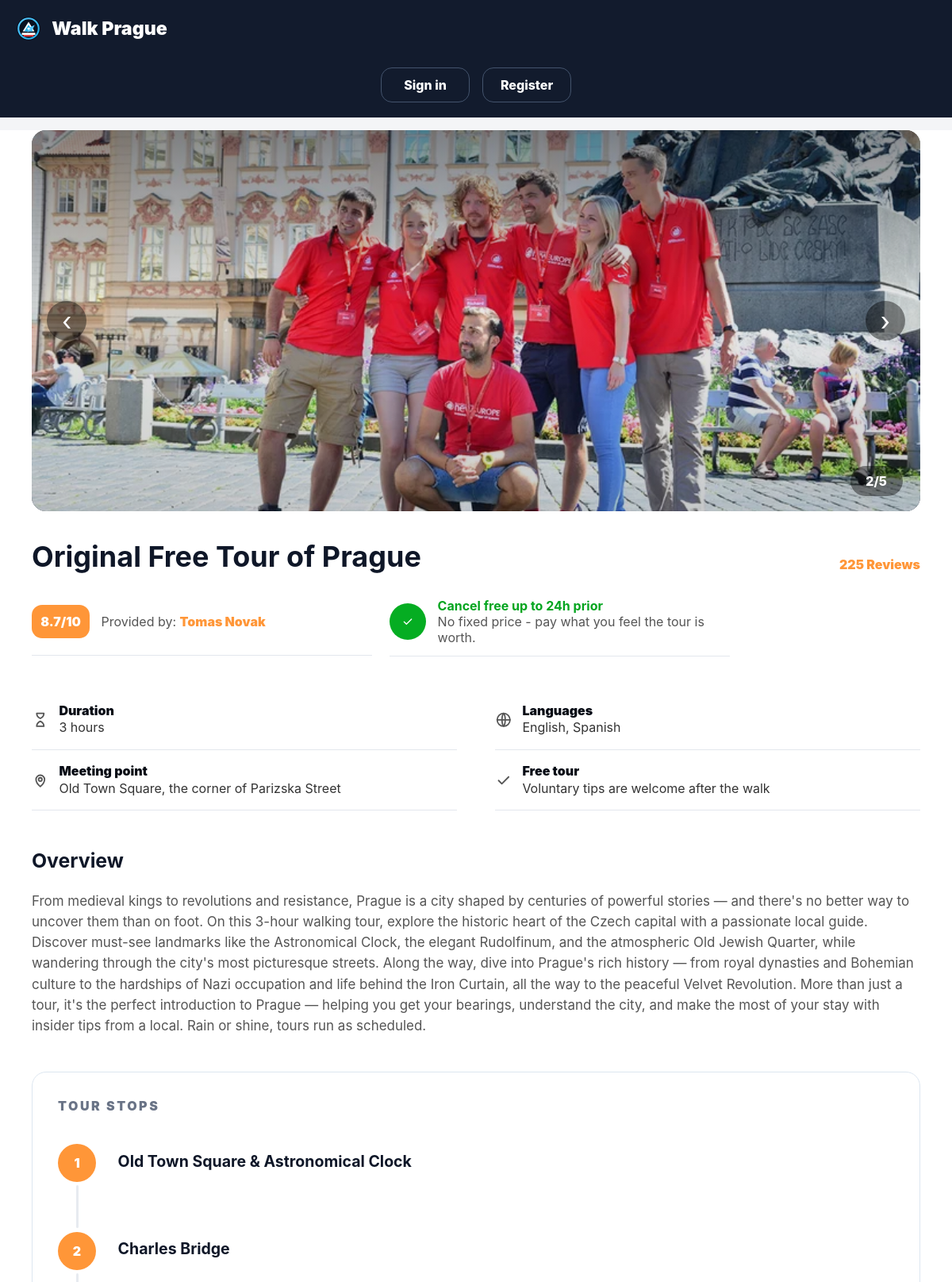
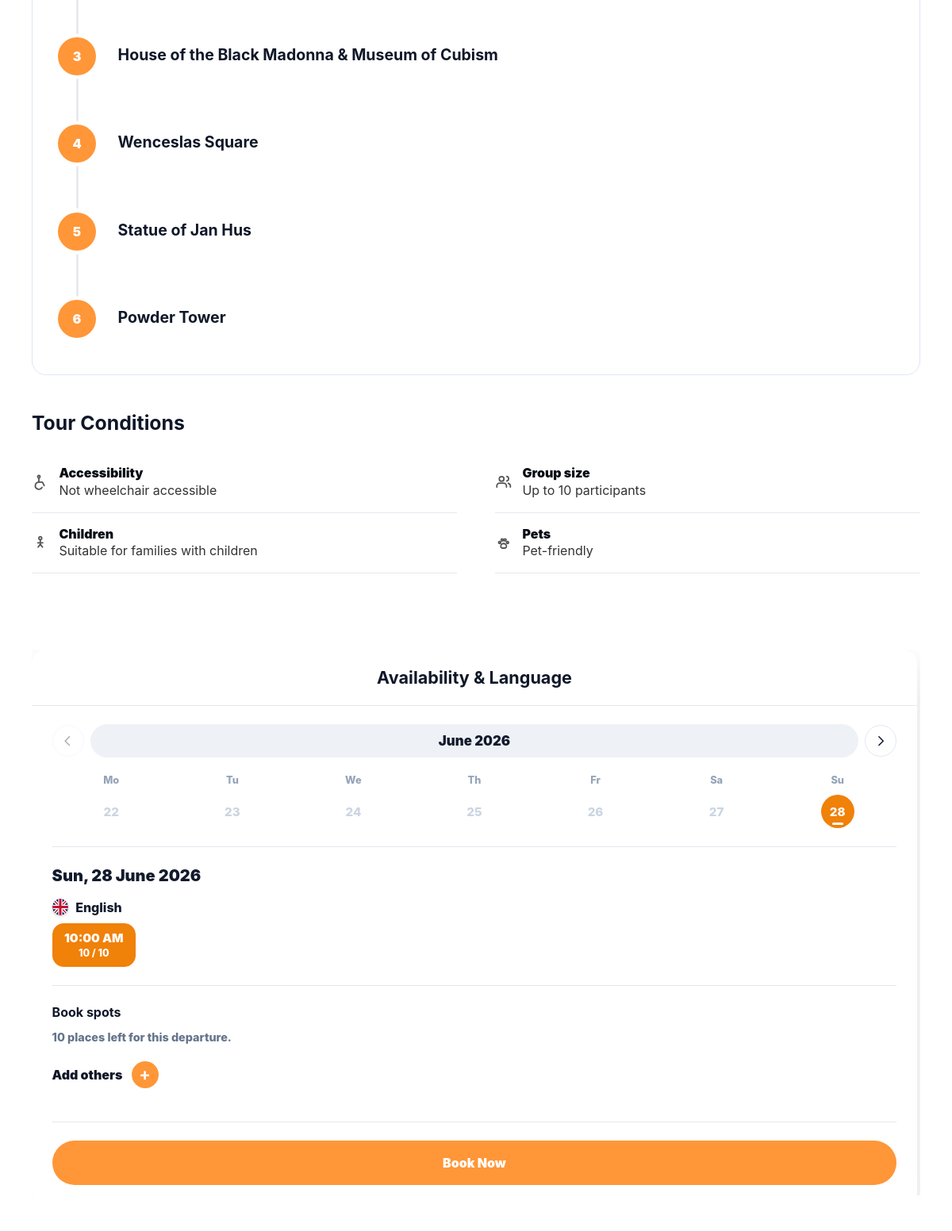
Screenshot of /tours/original-free-tour-of-prague (upper part) with the database file from the repository (2 pictures, top to bottom).
### tables this page shows
CREATE TABLE tours (
            id INTEGER PRIMARY KEY AUTOINCREMENT,
            guide_id INTEGER NOT NULL REFERENCES guides(id) ON DELETE CASCADE,
            slug TEXT NOT NULL UNIQUE,
            title TEXT NOT NULL,
            description TEXT NOT NULL,
            meeting_point TEXT NOT NULL,
            duration_minutes INTEGER NOT NULL,
            max_participants INTEGER NOT NULL,
            status TEXT NOT NULL DEFAULT 'active',
            wheelchair_accessible INTEGER NOT NULL DEFAULT 0,
            suitable_for_children INTEGER NOT NULL DEFAULT 0,
            pet_friendly INTEGER NOT NULL DEFAULT 0,
            rating REAL NOT NULL DEFAULT 0,
            review_count INTEGER NOT NULL DEFAULT 0,
            created_at TEXT NOT NULL DEFAULT CURRENT_TIMESTAMP
        );

CREATE TABLE tour_stops (
            id INTEGER PRIMARY KEY AUTOINCREMENT,
            tour_id INTEGER NOT NULL REFERENCES tours(id) ON DELETE CASCADE,
            stop_order INTEGER NOT NULL,
            title TEXT NOT NULL
        );

### app/__init__.py (the view)
    @app.route("/tours/<slug>")
    def tour_detail(slug):
        tour = get_tour_detail(slug)
        if tour is None:
            abort(404)
        admin_view = request.args.get("mode") == "admin"
        participant_view = request.args.get("mode") == "participant"
        staff_view = current_user.is_authenticated and current_user.role in ("guide", "admin")
        already_booked = (
            current_user.is_authenticated
            and current_user.role == "participant"
            and participant_has_active_tour_booking(current_user.id, tour["id"])
        )
        return render_template(
            "tour_detail.html", tour=tour, admin_view=admin_view,
            participant_view=participant_view, staff_view=staff_view,
            already_booked=already_booked,
        )

### app/backend.py (called while the page is built)
def get_db():
    if "db" not in g:
        g.db = sqlite3.connect(current_app.config["DATABASE"])
        g.db.row_factory = sqlite3.Row
        g.db.execute("PRAGMA foreign_keys = ON")
    return g.db

def get_profile_photo_url(raw_photo):
    raw_photo = (raw_photo or "").strip()
    if raw_photo.startswith("http"):
        return raw_photo
    if raw_photo.startswith("img/"):
        rel = raw_photo
    elif raw_photo:
        rel = f"img/{raw_photo}"
    else:
        return DEFAULT_PROFILE_PHOTO
    try:
        static_dir = Path(current_app.root_path) / "static"
        full = static_dir / rel
        if full.exists():
            return f"/static/{rel}"
        for ext in (".jpg", ".jpeg", ".png", ".webp"):
            alt = full.with_suffix(ext)
            if alt.exists():
                return f"/static/{alt.relative_to(static_dir).as_posix()}"
        return DEFAULT_PROFILE_PHOTO
    except RuntimeError:
        return f"/static/{rel}"

def resolve_tour_image(raw):
    raw = (raw or "").strip()
    if raw.startswith("http"):
        return raw
    if not raw:
        return DEFAULT_TOUR_IMAGE
    try:
        static_dir = Path(current_app.root_path) / "static"
        full = static_dir / raw
        if full.exists():
            return f"/static/{raw}"
        for ext in (".jpg", ".jpeg", ".png", ".webp"):
            alt = full.with_suffix(ext)
            if alt.exists():
                return f"/static/{alt.relative_to(static_dir).as_posix()}"
        return DEFAULT_TOUR_IMAGE
    except RuntimeError:
        return f"/static/{raw}"

def tour_schedule_departures(tour_id, days_forward=120, from_dt=None):
    db = get_db()
    now = from_dt or datetime.now()
    horizon = now + timedelta(days=days_forward)
    schedules = db.execute(
        "SELECT * FROM tour_schedules WHERE tour_id = ? AND active = 1",
        (tour_id,),
    ).fetchall()
    departures = []
    for schedule in schedules:
        hours, minutes = map(int, schedule["start_time"].split(":"))
        days_ahead = (schedule["weekday"] - now.weekday()) % 7
        current = (now + timedelta(days=days_ahead)).replace(
            hour=hours, minute=minutes, second=0, microsecond=0
        )
        while current <= horizon:
            if current > now:
                departures.append((schedule, current))
            current += timedelta(days=7)
    departures.sort(key=lambda pair: pair[1])
    return departures

### app/templates/tour_detail.html (shortened to what this page needs)
{% from "_icons.html" import icon %}
<!doctype html>
<html lang="en">
<head>
  <link rel="stylesheet" href="{{ url_for('static', filename='css/main.css') }}">
</head>
<body class="{% if admin_view %}admin-tour-view{% endif %}{% if participant_view %} participant-tour-view{% endif %}">
  <header class="site-header">
    <nav class="nav-bar" aria-label="Main navigation">
      <a class="brand" href="{{ url_for('index') }}" aria-label="Walk Prague home">
        <img class="brand-logo" src="{{ url_for('static', filename='img/walk-prague-logo.svg') }}" alt="">
        <span>Walk Prague</span>
      </a>
      <ul class="auth-nav">
        {% if participant_view %}
        <li><span class="participant-welcome">Welcome {{ current_user.first_name if current_user.is_authenticated else 'Guest' }}</span></li>
        <li><a class="nav-button ghost" href="{{ url_for('participant_dashboard') }}">My profile</a></li>
        <li><a class="nav-button" href="{{ url_for('logout') }}">Sign out</a></li>
        {% else %}
        <li><a class="nav-button ghost" href="{{ url_for('signin') }}">Sign in</a></li>
        <li><a class="nav-button" href="{{ url_for('register') }}">Register</a></li>
        {% endif %}
      </ul>
    </nav>
  </header>
  <main class="tour-detail-page">
    <section class="tour-gallery" aria-label="{{ tour.title }} photos" data-tour-gallery>
      {% set gallery = tour.gallery|default([tour.image]) %}
      {% for image in gallery %}
      <img class="tour-gallery-slide{% if loop.first %} is-active{% endif %}" src="{{ image }}" alt="{{ tour.title }} photo {{ loop.index }}" data-gallery-slide>
      {% endfor %}
      <div class="gallery-shade"></div>
      <button class="gallery-arrow gallery-arrow-left" type="button" aria-label="Previous photo" data-gallery-prev>‹</button>
      <button class="gallery-arrow gallery-arrow-right" type="button" aria-label="Next photo" data-gallery-next>›</button>
      <span class="gallery-count" data-gallery-count>1/{{ gallery|length }}</span>
    </section>
    <section class="tour-detail-layout">
      <article class="tour-detail-content">
        <header class="tour-title-block">
          <h1>{{ tour.title }}</h1>
          <a href="#tour-reviews">{{ tour.reviews }} Reviews</a>
        </header>
        <section class="tour-summary">
          <div class="tour-provider-block">
            <span class="detail-rating">{{ tour.rating }}/10</span>
            <p>Provided by: <a href="#guide-tours">{{ tour.guide }}</a></p>
          </div>
          <div class="booking-note">
            <span>{{ icon('check') }}</span>
            <p><strong>Cancel free up to 24h prior</strong><br>No fixed price - pay what you feel the tour is worth.</p>
          </div>
        </section>
        <section class="tour-facts" aria-label="Tour facts">
          <article><span>{{ icon('duration') }}</span><p><strong>Duration</strong>{{ tour.duration }}</p></article>
          <article><span>{{ icon('language') }}</span><p><strong>Languages</strong>{{ tour.languages }}</p></article>
          <article><span>{{ icon('pin') }}</span><p><strong>Meeting point</strong>{{ tour.meeting_point }}</p></article>
          <article><span>{{ icon('check') }}</span><p><strong>Free tour</strong>Voluntary tips are welcome after the walk</p></article>
        </section>
        <section class="detail-copy">
          <h2>Overview</h2>
          <p>{{ tour.description }}</p>
        </section>
        <section class="tour-stops-card">
          <p class="section-kicker">Tour Stops</p>
          <ol class="tour-stops">
            {% for stop in tour.stops %}
            <li{% if loop.index > 6 %} class="extra-stop is-hidden"{% endif %}>
              <div><strong>{{ stop }}</strong></div>
            </li>
            {% endfor %}
          </ol>
        </section>
        <section class="tour-conditions">
          <h2>Tour Conditions</h2>
          <div>
            <article><span>{{ icon('wheelchair') }}</span><p><strong>Accessibility</strong>{{ 'Suitable for people with reduced mobility' if tour.accessibility.wheelchair_accessible else 'Not wheelchair accessible' }}</p></article>
            <article><span>{{ icon('users') }}</span><p><strong>Group size</strong>Up to {{ tour.max_participants }} participants</p></article>
            <article><span>{{ icon('child') }}</span><p><strong>Children</strong>{{ 'Suitable for families with children' if tour.accessibility.suitable_for_children else 'Not recommended for young children' }}</p></article>
            <article><span>{{ icon('paw') }}</span><p><strong>Pets</strong>{{ 'Pet-friendly' if tour.accessibility.pet_friendly else 'Pets not allowed' }}</p></article>
          </div>
        </section>
      </article>
      <aside class="tour-booking-panel" aria-label="Availability and booking">
        <section class="availability-card">
          <h2>Availability & Language</h2>
          {% if tour.has_availability %}
          <div class="cal" data-calendar
               data-availability="{{ tour.availability|tojson|forceescape }}"
               data-today="{{ tour.today }}">
            <div class="cal-head">
              <button class="cal-nav" type="button" data-cal-prev aria-label="Previous week">{{ icon('chevron','ico cal-chevron cal-chevron-left') }}</button>
              <strong data-cal-month>—</strong>
              <button class="cal-nav" type="button" data-cal-next aria-label="Next week">{{ icon('chevron','ico cal-chevron cal-chevron-right') }}</button>
            </div>
            <div class="cal-weekdays"><span>Mo</span><span>Tu</span><span>We</span><span>Th</span><span>Fr</span><span>Sa</span><span>Su</span></div>
            <div class="cal-days" data-cal-days></div>
            <hr>
            <h3 class="cal-selected-date" data-cal-selected-date></h3>
            <div class="cal-panel" data-cal-panel></div>
          </div>
          {% else %}
          <p class="no-tour-day">No upcoming departures are currently scheduled for this tour.</p>
          {% endif %}
          <hr>
          {% if not admin_view and not staff_view %}
          <section class="party-size" aria-label="Number of participants" data-booking-control>
            <h4>Book spots</h4>
            <p class="booking-capacity-note" data-booking-capacity>8 places left for this departure.</p>
            <div class="guest-booking" data-guest-booking>
              <button class="add-guest-toggle" type="button" data-add-guest-toggle aria-expanded="false">
                <span>Add others</span>
                <strong aria-hidden="true" data-add-guest-symbol>+</strong>
              </button>
            </div>
          </section>
          <hr>
          {% if already_booked %}
          <span class="book-now is-disabled" aria-disabled="true" title="You already have an upcoming booking for this tour">Booked</span>
          {% else %}
          <a class="book-now" href="{{ url_for('participant_dashboard') if participant_view else url_for('signin') }}" data-book-now data-participant-booking="{{ 'true' if participant_view else 'false' }}">Book Now</a>
          {% endif %}
          {% endif %}
        </section>
      </aside>
    </section>
  </main>
</body>
</html>

### rows the page displays
tours: title "Original Free Tour of Prague", rating "8.7", meeting_point "Old Town Square, the corner of Parizska Street", description "From medieval kings to revolutions and resistance, Prague is a city shaped by centuries of powerful stories — and there's no better way to uncover them than on foot. On this 3-hour walking tour, explore the historic heart of the Czech capital with a passionate local guide. Discover must-see landmarks like the Astronomical Clock, the elegant Rudolfinum, and the atmospheric Old Jewish Quarter, while wandering through the city's most picturesque streets. Along the way, dive into Prague's rich history — from royal dynasties and Bohemian culture to the hardships of Nazi occupation and life behind the Iron Curtain, all the way to the peaceful Velvet Revolution. More than just a tour, it's the…", max_participants "10"
tour_stops: title "Old Town Square & Astronomical Clock"
tour_stops: title "Charles Bridge"
tour_stops: title "House of the Black Madonna & Museum of Cubism"
tour_stops: title "Wenceslas Square"
tour_stops: title "Statue of Jan Hus"
tour_stops: title "Powder Tower"

### other values shown
{{ tour.reviews }} "225"
{{ tour.guide }} "Tomas Novak"
{{ tour.duration }} "3 hours"
{{ tour.languages }} "English, Spanish"
